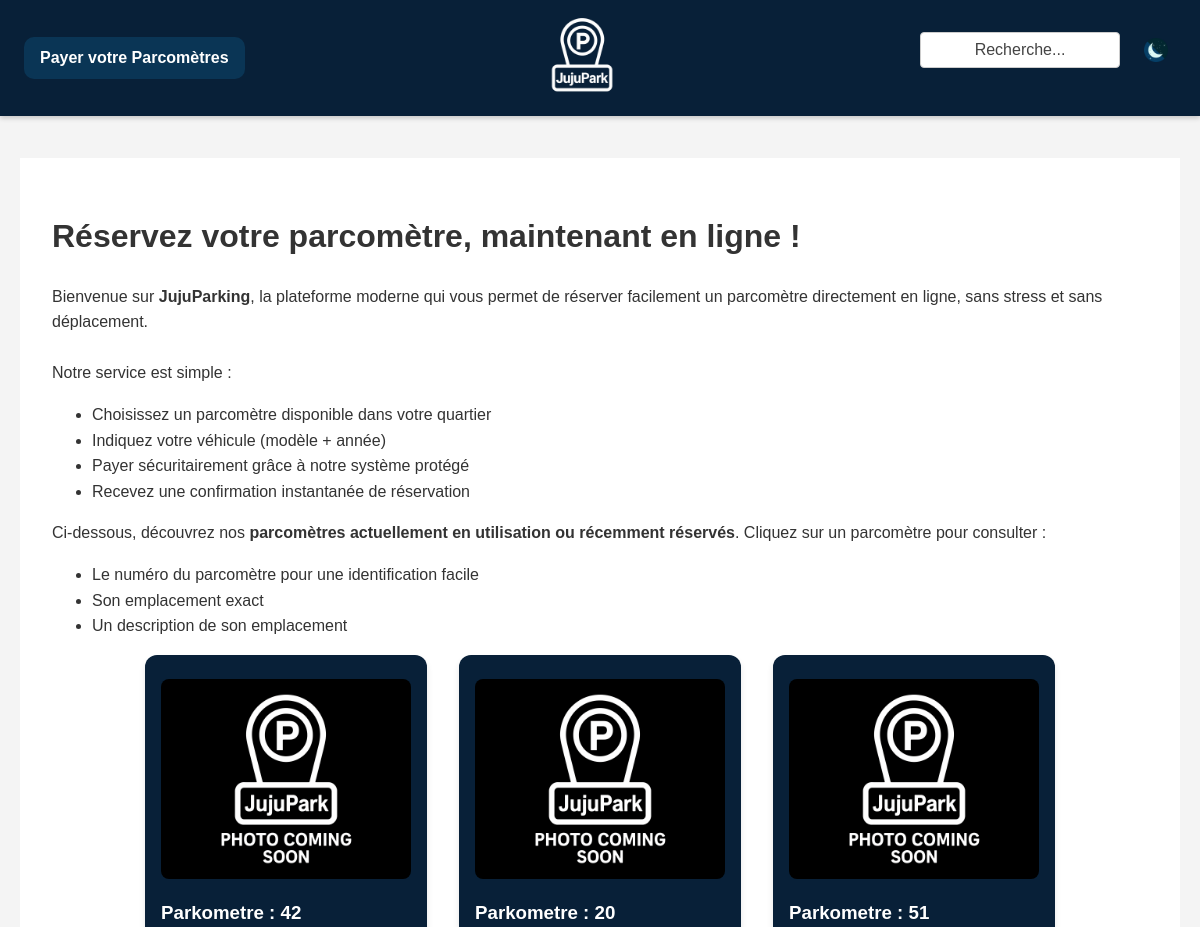
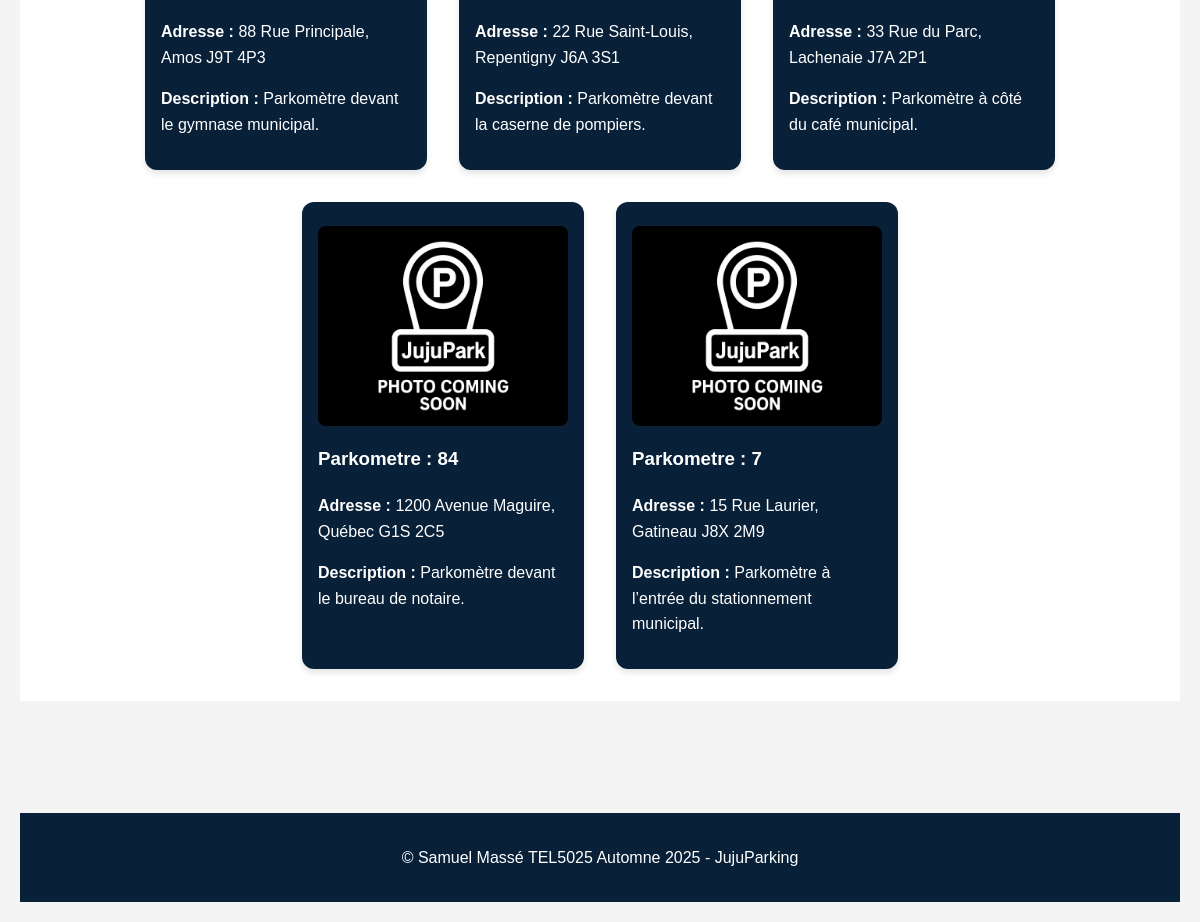
The page / on the database its author committed (2 pictures, top to bottom).
### tables this page shows
CREATE TABLE animaux (
  id integer primary key,
  description varchar(500),
  courriel varchar(80),
  adresse varchar(75),
  ville varchar(75),
  cp varchar(7)
);

### app.py (the view)
@app.route('/')
def index():
    connexion = get_db_connection()
    animaux = connexion.execute('SELECT * FROM animaux').fetchall()
    connexion.close()
    animauxRandom = random.sample(animaux, min(5, len(animaux)))
    return render_template('index.html', animaux=animauxRandom)

### app.py (called while the page is built)
def get_db_connection():
    cheminDatabase = os.path.join(os.path.dirname(__file__), 'db', 'animaux.db')
    connexion = sqlite3.connect(cheminDatabase)
    connexion.row_factory = sqlite3.Row
    return connexion

### templates/index.html (shortened to what this page needs)
<!DOCTYPE html>
<html lang="fr">
<head>
    <link rel="stylesheet" href="{{ url_for('static', filename='style/style.css') }}">
</head>
<body>
    <div class="bouton-gauche">
        <div class="left-buttons">
            <a href="{{ url_for('page3') }}" class="small-bouton">Payer votre Parcomètres</a>
        </div>
        <div class="image-centre">
            <a href="{{ url_for('index') }}">
                <img src="{{ url_for('static', filename='images/logo.png') }}" alt="Logo" class="image-centre-haut"
                    style="width: 100px; cursor: pointer;">
            </a>
        </div>
        <div class="recherche-droite">
            <form action="{{ url_for('recherche') }}" method="get" class="bar-recherche">
                <input type="text" name="q" placeholder="Recherche..." class="recherche-input">
            </form>
            <button id="changer-mode" style="background: none; border: none;">
                <img id="image-mode" src="{{ url_for('static', filename='images/moon.png') }}" alt="Mode sombre"
                    style="width: 24px; cursor: pointer;" />
            </button>
        </div>
    </div>
    <main class="contenu-page">
        <h1>Réservez votre parcomètre, maintenant en ligne !</h1>
        <p>
            Bienvenue sur <strong>JujuParking</strong>, la plateforme moderne qui vous permet de réserver facilement un
            parcomètre directement en ligne, sans stress et sans déplacement.
            <br><br>
            Notre service est simple :
        </p>
        <ul>
            <li>Choisissez un parcomètre disponible dans votre quartier</li>
            <li>Indiquez votre véhicule (modèle + année)</li>
            <li>Payer sécuritairement grâce à notre système protégé</li>
            <li>Recevez une confirmation instantanée de réservation</li>
        </ul>
        <p>
            Ci-dessous, découvrez nos <strong>parcomètres actuellement en utilisation ou récemment réservés</strong>.
            Cliquez sur un parcomètre pour consulter :
        </p>
        <ul>
            <li>Le numéro du parcomètre pour une identification facile</li>
            <li>Son emplacement exact</li>
            <li>Un description de son emplacement</li>
        </ul>
        <div class="animaux-liste">
            {% for animal in animaux %}
            <a href="/{{ animal.id }}" class="animal-card">
                <img src="{{ url_for('static', filename='images/comingsoon.png') }}" alt="Photo de {{ animal.nom }}"
                    class="animal-images">
                <h3>Parkometre : {{ animal.id }}</h3>
                <p><strong>Adresse :</strong> {{ animal['adresse'] }}, {{ animal['ville'] }} {{ animal['cp'] }}</p>
                <p><strong>Description :</strong> {{ animal.description }}</p>
            </a>
            {% endfor %}
        </div>
    </main>
    <footer>
        <p>&copy; Samuel Massé TEL5025 Automne 2025 - JujuParking</p>
    </footer>
</body>
</html>

### static/style/style.css (style rules this page uses)
:root { --bg: #f4f4f4; --text: #333; --header: transparent; --nav: #082038; --main-bg: white; --button-bg: #0A3555; --button-hover: #082F44; --footer-bg: #082038; --toggle-icon: url('../images/moon.png'); }
body { font-family: Arial, sans-serif; line-height: 1.6; margin: 0; padding: 20px; background-color: var(--bg); color: var(--text); }
img { max-width: 100%; height: auto; margin: 0.5em 0; }
.bouton-gauche { position: fixed; top: 0; left: 0; right: 0; min-height: 100px; background-color: var(--footer-bg); display: flex; justify-content: space-between; align-items: center; padding: 0 1.5em; box-shadow: 0 2px 5px rgba(0, 0, 0, 0.2); z-index: 999; }
.left-buttons { display: flex; gap: 1em; }
.small-bouton { padding: 0.5em 1em; background-color: var(--button-bg); color: white; border-radius: 10px; text-decoration: none; font-weight: bold; }
.recherche-droite { display: flex; align-items: center; gap: 1em; }
.recherche-input { padding: 0.5em; width: 200px; font-size: 1em; border-radius: 4px; border: 1px solid #ccc; }
body:not(.dark-mode) .recherche-input { color: black !important; background-color: white !important; border: 1px solid #ccc !important; }
body:not(.dark-mode) .recherche-input::placeholder { color: #444 !important; }
.contenu-page { margin: 7em auto; padding: 2em; max-width: 1200px; background-color: var(--main-bg); }
.animal-card, .animal-carte, .animal-detail-carte, .animal-detail-contenu h1, .animal-detail-contenu p { color: white !important; }
body:not(.dark-mode) form input, body:not(.dark-mode) form select, body:not(.dark-mode) form textarea { color: black !important; background-color: white !important; }
.animaux-liste { display: flex; flex-wrap: wrap; gap: 2rem; justify-content: center; }
.animal-card, .animal-carte { background-color: var(--footer-bg); border-radius: 12px; padding: 1em; width: 250px; box-shadow: 0 4px 6px rgba(0, 0, 0, 0.1); color: inherit; text-decoration: none; transition: transform 0.2s; }
.animal-card img, .animal-image { height: 200px; width: 100%; object-fit: contain; display: flex; justify-content: center; align-items: center; background-color: black; border-radius: 8px; }
form { display: flex; flex-direction: column; align-items: center; gap: 1em; margin-top: 1em; }
form input, form select, form textarea { margin-bottom: 1rem !important; text-align: center !important; }
input, select, textarea, button { padding: 0.5em; width: 100%; max-width: 400px; font-size: 1em; border-radius: 8px; border: 1px solid #aaa; background-color: #fff; color: black; }
button { background-color: var(--footer-bg); color: white; border: none; cursor: pointer; margin-bottom: 1rem !important; }
footer { background-color: var(--footer-bg); color: white; text-align: center; padding: 1em 0; margin-top: 2em; width: 100%; }

### rows shown on the page
animaux: id "42", adresse "88 Rue Principale", ville "Amos", cp "J9T 4P3", description "Parkomètre devant le gymnase municipal."
animaux: id "20", adresse "22 Rue Saint-Louis", ville "Repentigny", cp "J6A 3S1", description "Parkomètre devant la caserne de pompiers."
animaux: id "51", adresse "33 Rue du Parc", ville "Lachenaie", cp "J7A 2P1", description "Parkomètre à côté du café municipal."
animaux: id "84", adresse "1200 Avenue Maguire", ville "Québec", cp "G1S 2C5", description "Parkomètre devant le bureau de notaire."
animaux: id "7", adresse "15 Rue Laurier", ville "Gatineau", cp "J8X 2M9", description "Parkomètre à l’entrée du stationnement municipal."
